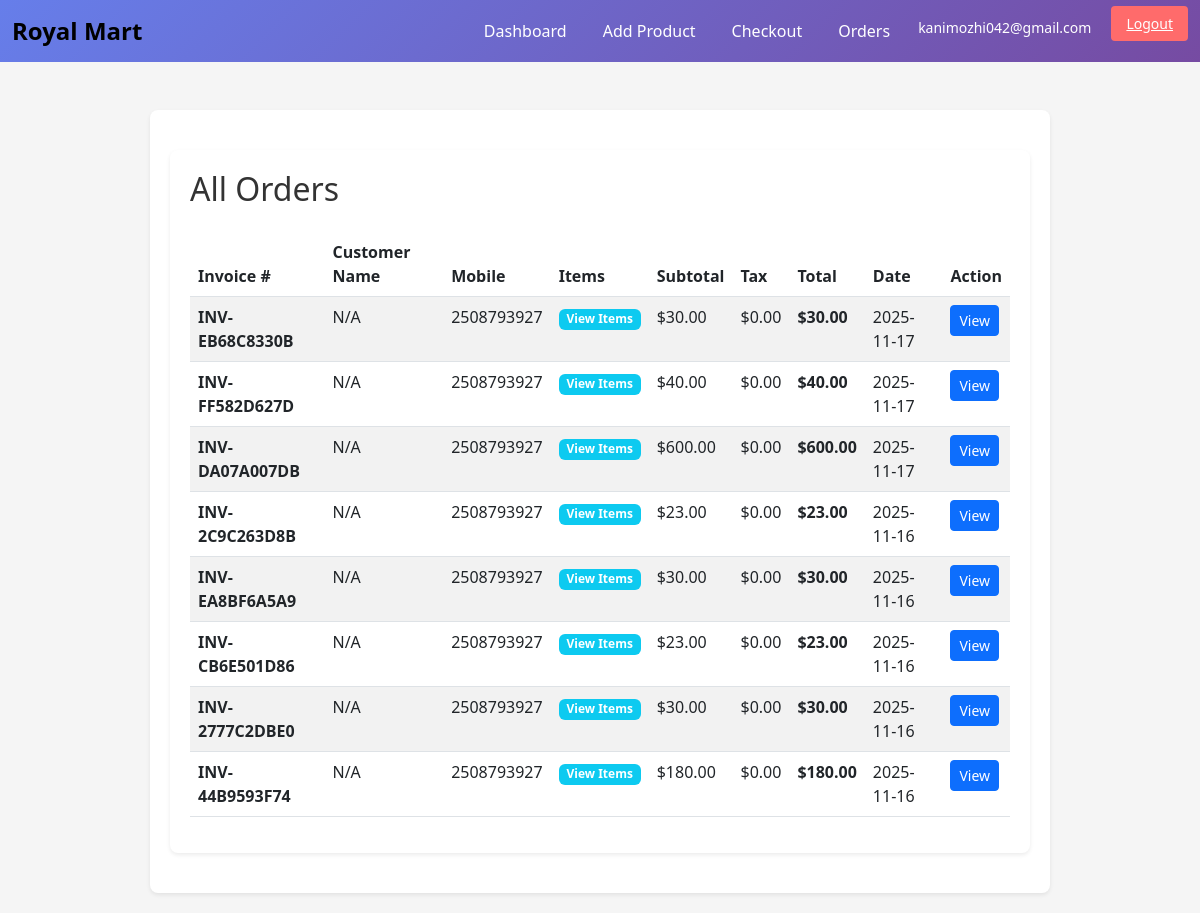
The page /orders (signed in) on the database as committed earlier.
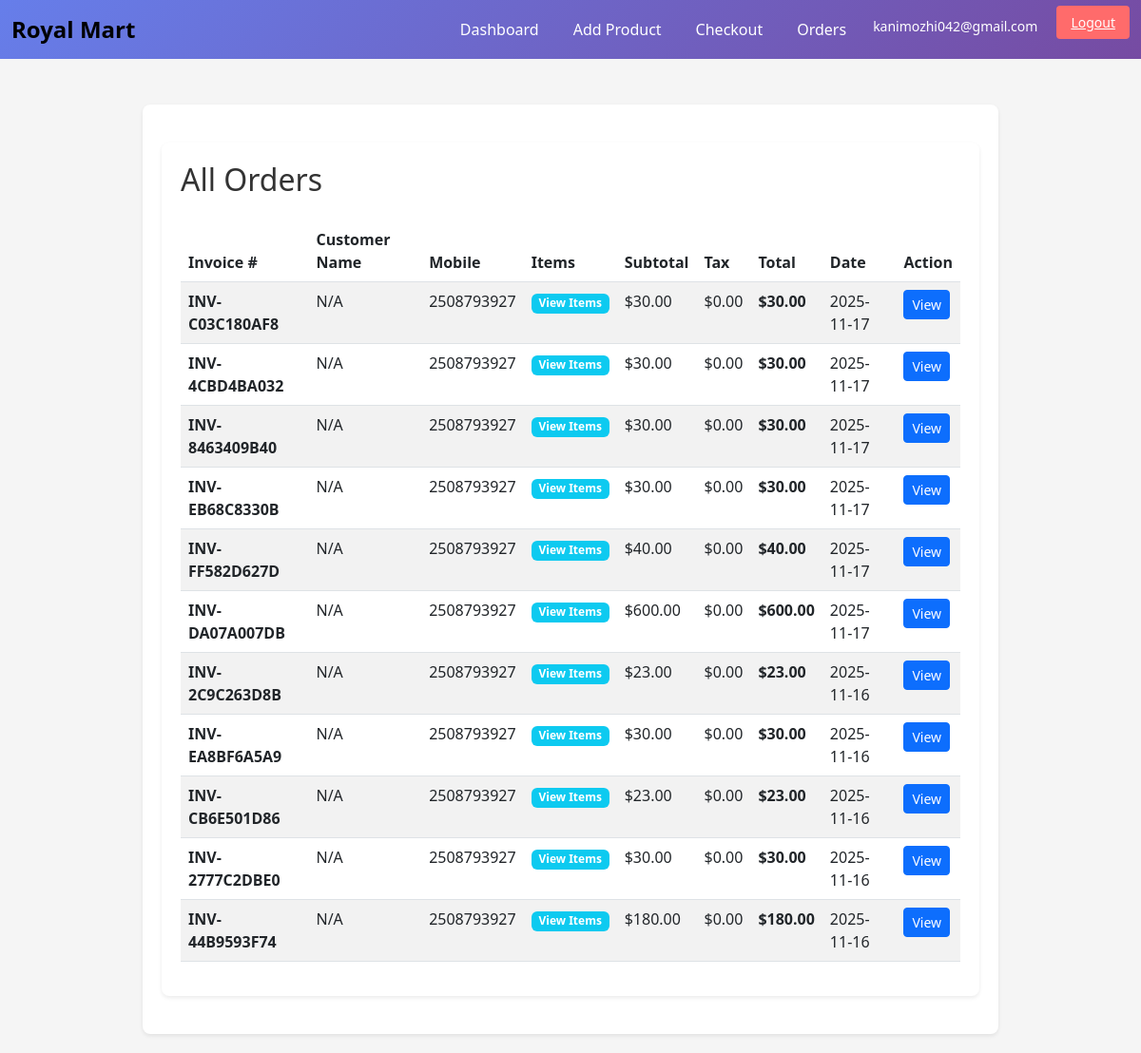
The same page on the database as committed later.
### tables this page shows
CREATE TABLE invoices (
        id INTEGER PRIMARY KEY AUTOINCREMENT,
        admin_id INTEGER NOT NULL,
        invoice_number TEXT UNIQUE NOT NULL,
        user_id INTEGER NOT NULL,
        subtotal REAL NOT NULL,
        tax REAL NOT NULL,
        total REAL NOT NULL,
        created_at TIMESTAMP DEFAULT CURRENT_TIMESTAMP, payment_mode TEXT,
        FOREIGN KEY (user_id) REFERENCES users(id),
        FOREIGN KEY (admin_id) REFERENCES admins(id)
      );

CREATE TABLE users (
        id INTEGER PRIMARY KEY AUTOINCREMENT,
        mobile TEXT UNIQUE NOT NULL,
        name TEXT,
        created_at TIMESTAMP DEFAULT CURRENT_TIMESTAMP
      );

### inventory_app/app.py (the view)
@app.route("/orders")
def orders_list():
  if not require_admin():
    return redirect(url_for("login"))
  conn = get_db()
  admin_id = session.get("admin_id")
  invoices = conn.execute("""
    SELECT i.*, u.mobile, u.name as customer_name
    FROM invoices i
    JOIN users u ON u.id = i.user_id
    WHERE i.admin_id = ?
    ORDER BY i.created_at DESC
  """, (admin_id,)).fetchall()
  return render_template("orders.html", invoices=invoices)

### inventory_app/app.py (called while the page is built)
def require_admin():
  if not session.get("admin_id"):
    flash("Please log in as admin.")
    return False
  return True

### inventory_app/db.py (called while the page is built)
def get_db():
    return DBConnection()

    def fetchall(self):
        rows = self._cur.fetchall()
        if self.driver == "sqlite":
            return [dict(r) for r in rows]
        return [dict(r) for r in rows]

    def execute(self, sql, params=()):
        if self.driver == "sqlite":
            cur = self._conn.cursor()
            cur.execute(sql, params)
            return CursorWrapper(cur, "sqlite")
        else:
            cur = self._conn.cursor(cursor_factory=psycopg2.extras.RealDictCursor)
            if "?" in sql:
                sql = sql.replace("?", "%s")
            cur.execute(sql, params)
            return CursorWrapper(cur, "pg")

### inventory_app/templates/orders.html (shortened to what this page needs)
{% extends "base.html" %}
{% block content %}
  <link rel="stylesheet" href="{{ url_for('static', filename='css/site.css') }}">
  <div class="container">
    <div class="d-flex justify-content-between align-items-center mb-4">
      <h2 class="mb-0">All Orders</h2>
    </div>
    {% if invoices %}
      <table class="table table-striped mt-3">
        <thead>
           <tr>
             <th>Invoice #</th>
             <th>Customer Name</th>
             <th>Mobile</th>
             <th>Items</th>
             <th>Subtotal</th>
             <th>Tax</th>
             <th>Total</th>
             <th>Date</th>
             <th>Action</th>
           </tr>
         </thead>
         <tbody>
           {% for invoice in invoices %}
             <tr>
               <td><strong>{{ invoice.invoice_number }}</strong></td>
               <td>{{ invoice.customer_name or "N/A" }}</td>
               <td>{{ invoice.mobile }}</td>
               <td>
                 {% set item_count = 0 %}
                 <span class="badge bg-info">View Items</span>
               </td>
               <td>${{ "%.2f"|format(invoice.subtotal) }}</td>
               <td>${{ "%.2f"|format(invoice.tax) }}</td>
               <td><strong>${{ "%.2f"|format(invoice.total) }}</strong></td>
               <td>{{ invoice.created_at.split(' ')[0] if invoice.created_at else "N/A" }}</td>
               <td>
                 <a href="/invoices/{{ invoice.id }}" class="btn btn-sm btn-primary">View</a>
               </td>
             </tr>
           {% endfor %}
         </tbody>
      </table>
    {% else %}
      <div class="alert alert-info">
        <h5>No Orders Yet</h5>
        <p>Start making sales! Go to <a href="/checkout">Checkout</a> to create an order.</p>
      </div>
    {% endif %}
  </div>
{% endblock %}

### inventory_app/templates/base.html (shortened to what this page needs)
<!DOCTYPE html>
<html>
<head>
  <link href="https://cdn.jsdelivr.net/npm/bootstrap@5.3.0/dist/css/bootstrap.min.css" rel="stylesheet">
</head>
<body>
  <nav class="navbar navbar-expand-lg navbar-custom">
    <div class="container-fluid">
      <a class="navbar-brand" href="/">Royal Mart</a>
      <div class="collapse navbar-collapse" id="navbarNav">
        <ul class="navbar-nav ms-auto">
          {% if session.get('admin_id') %}
            <li class="nav-item">
              <a class="nav-link" href="/">Dashboard</a>
            </li>
            <li class="nav-item">
              <a class="nav-link" href="/inventory/new">Add Product</a>
            </li>
            <li class="nav-item">
              <a class="nav-link" href="/checkout">Checkout</a>
            </li>
            <li class="nav-item">
              <a class="nav-link" href="/orders">Orders</a>
            </li>
            <li class="nav-item">
              <span class="admin-info">{{ session.get('admin_email') }}</span>
            </li>
            <li class="nav-item">
              <a href="/logout" class="logout-btn">Logout</a>
            </li>
          {% endif %}
        </ul>
      </div>
    </div>
  </nav>
  <div class="container mt-5">
    {% block content %}{% endblock %}
  </div>
</body>
</html>

### inventory_app/static/css/site.css (style rules this page uses)
:root { --brand-blue: #007bff; --muted: #666; --bg-page: #f5f5f5; --card-bg: #fff; }
html, body { font-family: system-ui, -apple-system, "Segoe UI", Roboto, "Helvetica Neue", Arial, sans-serif; background: var(--bg-page); color: #222; -webkit-font-smoothing:antialiased; -moz-osx-font-smoothing:grayscale; }
.container { max-width: 900px; margin: 20px auto; background: var(--card-bg); padding: 20px; border-radius: 8px; box-shadow: 0 2px 4px rgba(0,0,0,0.08); }
.d-flex.justify-content-between.align-items-center.mb-4, .page-header { display:flex; justify-content:space-between; align-items:center; margin-bottom:18px; }
h1, h2 { color: #333; margin-bottom: 12px; }

### inventory_app/templates/base.html (style rules this page uses)
body { background: #f5f5f5; }
.navbar-custom { background: linear-gradient(135deg, #667eea 0%, #764ba2 100%); }
.navbar-custom .navbar-brand { font-size: 24px; font-weight: bold; }
.navbar-custom .nav-link { color: white !important; margin-left: 20px; }
.navbar-custom .admin-info { color: white; margin-left: 20px; padding: 6px 0; display: flex; align-items: center; font-size: 14px; }
.logout-btn { background: #ff6b6b; color: white; border: none; padding: 8px 15px; border-radius: 4px; cursor: pointer; margin-left: 20px; font-size: 14px; }

Rows that differ between the two databases and show on the page:
added invoices: invoice_number "INV-C03C180AF8", name "N/A", mobile "2508793927", subtotal "30.00", tax "0.00", total "30.00", created_at "2025-11-17"
added invoices: invoice_number "INV-4CBD4BA032", name "N/A", mobile "2508793927", subtotal "30.00", tax "0.00", total "30.00", created_at "2025-11-17"
added invoices: invoice_number "INV-8463409B40", name "N/A", mobile "2508793927", subtotal "30.00", tax "0.00", total "30.00", created_at "2025-11-17"
